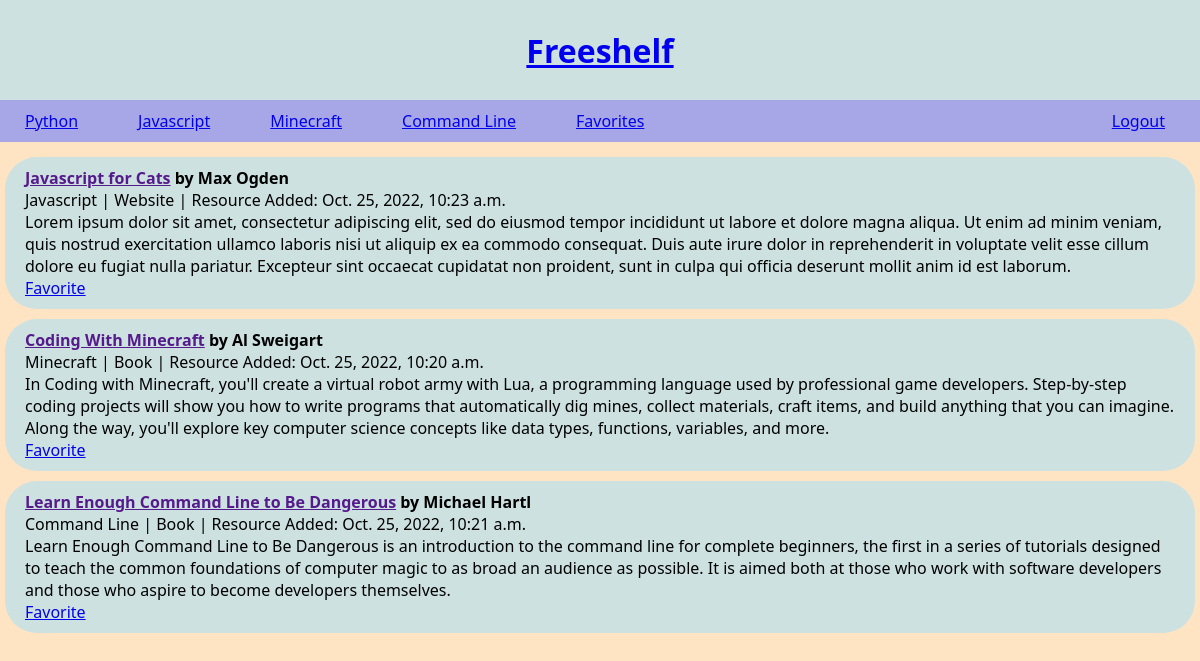
The app's page /favorite (signed in) with its own data.
### freeshelf/models.py (models this page shows, shortened)
class Topic(models.Model):
    title = models.CharField(max_length=100)
    slug = models.SlugField(null=True)
    def __str__(self):
        return f"{self.title}"

class Favorite(models.Model):
    resource = models.ForeignKey('Resource', on_delete=models.CASCADE, related_name='favorites')
    user = models.ForeignKey('User', on_delete=models.CASCADE, blank=True, null=True, related_name='favorites')
    created_at = models.DateTimeField(auto_now_add=True)

class Resource(models.Model):
    title = models.CharField(max_length=200)
    author = models.CharField(max_length=200, default='Anonymous')
    topic = models.ForeignKey('Topic', on_delete=models.CASCADE, blank=True, null=True, related_name='resources')
    mediatype = models.ForeignKey('Mediatype', on_delete=models.CASCADE, blank=True, null=True)
    user = models.ForeignKey('User', on_delete=models.CASCADE, blank=True, null=True)
    description = models.TextField(max_length=1300)
    url = models.CharField(max_length=200)
    created_at = models.DateTimeField(auto_now_add=True)
    updated_at = models.DateTimeField(auto_now=True)

class Mediatype(models.Model):
    mediatype = models.CharField(max_length=50)
    def __str__(self):
        return f"{self.mediatype}"

### freeshelf/views.py (the view)
# urls.py: path('favorite', views.favorite_page, name='favorite_page'),
def favorite_page(request):
    favorited = Favorite.objects.filter(user = request.user).order_by('-created_at')
    topics = Topic.objects.all()
    return render(request, 'freeshelf/favorite_detail.html', {'favorited':favorited,'topics':topics})

### templates/freeshelf/favorite_detail.html
{% extends 'base.html' %}
{% block content %}
<header>
    <div class="linkcont">
        {% for topic in topics %}
            <p class="links"><a href="{% url 'topic_detail' slug=topic.slug %}">{{ topic }}</a></p>
        {% endfor %}
        <p class="links"><a href="{% url 'favorite_page' %}">Favorites</a></p>
    </div>
    <p class="links"><a href="{% url 'logout' %}">Logout</a></p>
</header>
<div class="container">
    {% for favorite in favorited %}
    <div class="resource">
        <h4><a href="{{ resource.url }}">{{ favorite.resource.title }}</a> by  {{ favorite.resource.author}}</h4>
        <p>{{ favorite.resource.topic }} | {{ favorite.resource.mediatype }} | Resource Added: {{ favorite.resource.created_at }}</p>
        <p>{{ favorite.resource.description }}</p>
        <div>
            <a href="{% url 'favorite' res_pk=favorite.resource.pk %}">Favorite</a>
        </div>
    </div>
    {% endfor %}
</div>
{% endblock %}

### static/css/style.css (style rules this page uses)
* { margin: 0px; }
.container { display:flex; flex-flow: column; margin-top: 10px }
.resource { display:flex; background-color: rgb(206, 225, 225); flex-flow: column; margin: 5px; border-radius: 2em; padding: 10px 20px 10px 20px; }
header { display:flex; flex-flow: row; justify-content: space-between; background-color: rgb(167, 167, 232); }
.linkcont { display:flex; }
.links { display:flex; flex-flow: row; margin-right: 10px; padding: 10px 25px; }
body { background-color: bisque; font-family: 'Segoe UI', Tahoma, Geneva, Verdana, sans-serif; margin:0px; }

### records on screen
Topic: title "Python"
Topic: title "Javascript"
Topic: title "Minecraft"
Topic: title "Command Line"
Favorite: resource "Javascript for Cats", resource.author "Max Ogden", resource.topic "Javascript", resource.mediatype "Website", resource.created_at "Oct. 25, 2022, 10:23 a.m.", resource.description "Lorem ipsum dolor sit amet, consectetur adipiscing elit, sed do eiusmod tempor incididunt ut labore et dolore magna aliqua. Ut enim ad minim veniam, quis nostrud exercitation ullamco laboris nisi ut aliquip ex ea commodo consequat. Duis aute irure dolor in reprehenderit in voluptate velit esse cillum dolore eu fugiat nulla pariatur. Excepteur sint occaecat cupidatat non proident, sunt in culpa qui officia deserunt mollit anim id est laborum."
Favorite: resource "Coding With Minecraft", resource.author "Al Sweigart", resource.topic "Minecraft", resource.mediatype "Book", resource.created_at "Oct. 25, 2022, 10:20 a.m.", resource.description "In Coding with Minecraft, you'll create a virtual robot army with Lua, a programming language used by professional game developers. Step-by-step coding projects will show you how to write programs that automatically dig mines, collect materials, craft items, and build anything that you can imagine. Along the way, you'll explore key computer science concepts like data types, functions, variables, and more."
Favorite: resource "Learn Enough Command Line to Be Dangerous", resource.author "Michael Hartl", resource.topic "Command Line", resource.mediatype "Book", resource.created_at "Oct. 25, 2022, 10:21 a.m.", resource.description "Learn Enough Command Line to Be Dangerous is an introduction to the command line for complete beginners, the first in a series of tutorials designed to teach the common foundations of computer magic to as broad an audience as possible. It is aimed both at those who work with software developers and those who aspire to become developers themselves."
